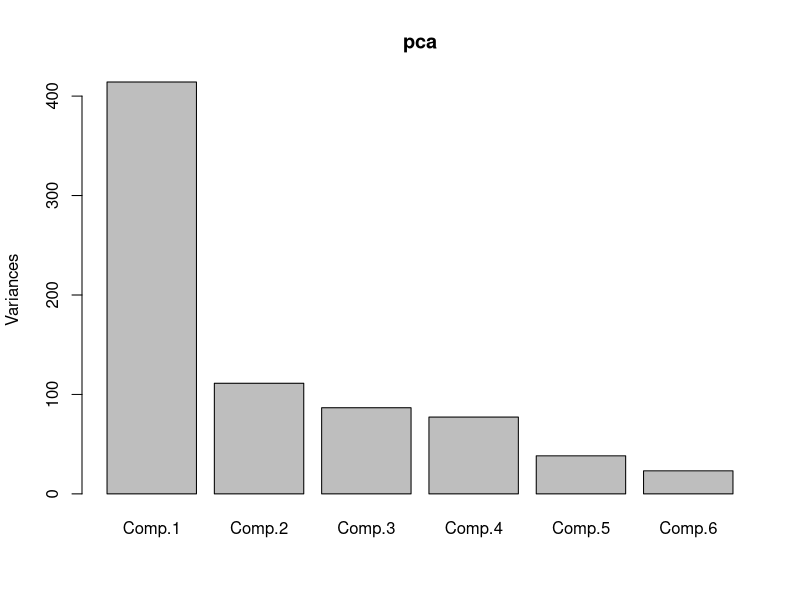
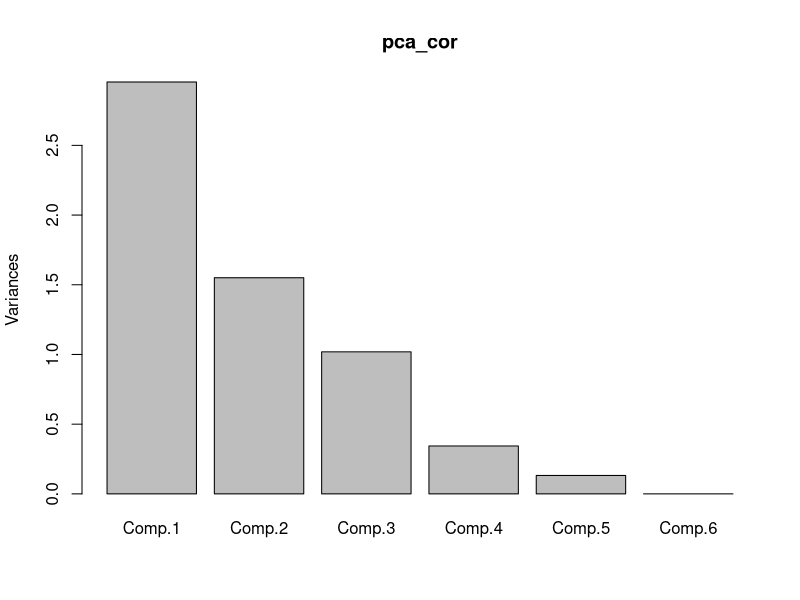
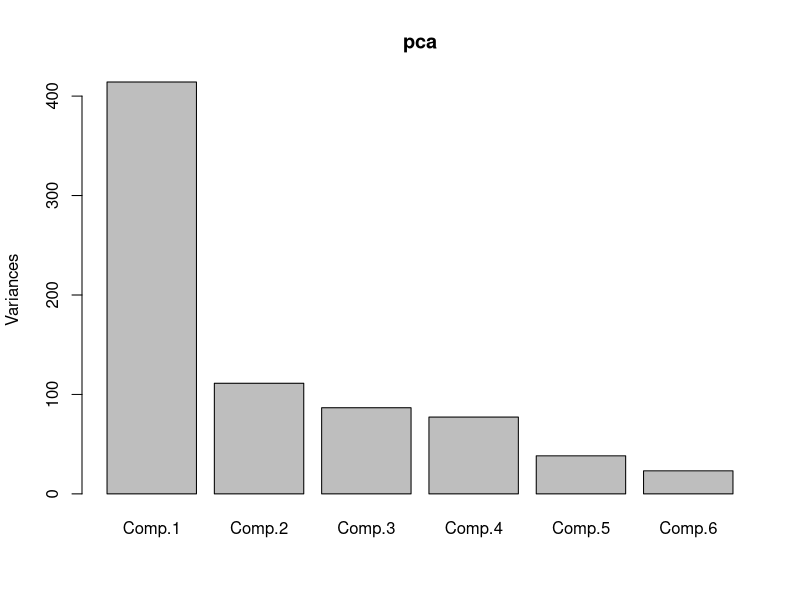
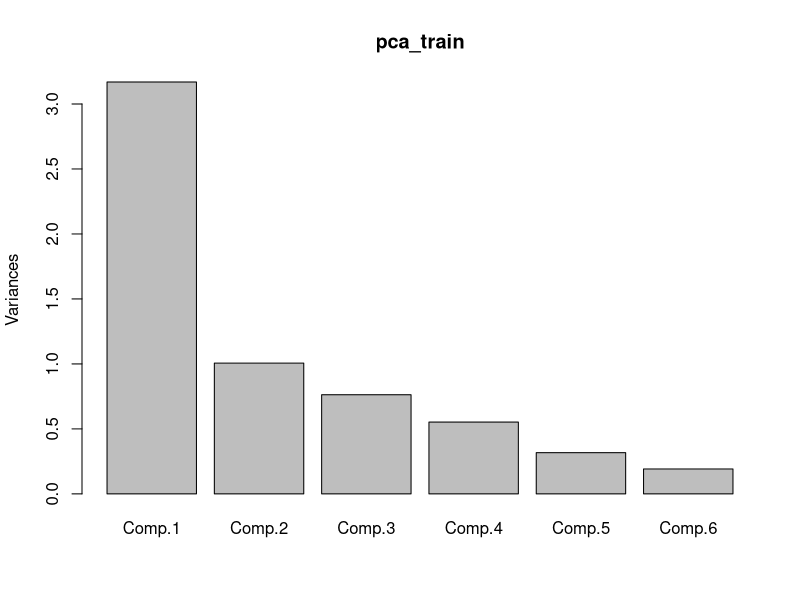

Write the R code that produced these figures, in order. (Note: this script raises an error after producing the figures.)

getwd()
setwd('E://Insofe//Week7//Lab//Day1//20180120')
rm(list=ls(all=T))

library(datasets)
attach(attitude)


str(attitude)

#For PC
#Step1: mean centering the data
f <- function(x){
  y = x - mean(x)
  return(y)
}

data <- attitude
data_mean <- apply(data[,-1], 2,FUN= f)

#step2:
# compute the variance-covariance matrix
data_cov <- cov(data_mean)

#step3: compute eigen values and vectors
Eig <- eigen(data_cov)

Eig$values
Eig$vectors

FinData <- (data_mean)%*%(Eig$vectors)

#princomp uses spectral decomposition
#prcomp used svd 

pca <- princomp(data[2:7])
pca$loadings
pca$scores

# if we standardize the data use below
data_cor <- cor(data_mean)
pca_cor <- princomp(data_cor, cor = T)
pca_cor$scores

#project the unseen data on the model and see how it looks in new dimensions
predict(pca,data[2:7])

plot(pca)
pca$loadings
plot(pca_cor)
screeplot(pca)

#Steps to do linear regression with PCA involved
#1. standardize the data.
#2. split the data.
rows <- seq(1, nrow(data),1)
set.seed(123)
trainRows <- sample(rows, 70* nrow(data)/100)
train <- data[trainRows,]
test <- data[-trainRows,]
#3. Do PCA on the data.

pca_train <- princomp(data[2:7],cor = T)
pca_train$loadings
pca_train$scores
plot(pca_train)

lm(train$rating~ data.frame(pca_train$scores))
# Assignment
# write a function to store mean and sd of train data
# also explore preprocessing function from caret package